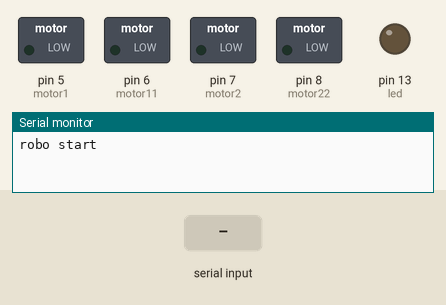
Simulated run of this sketch. Board: Arduino Uno, built with avr-gcc and run on an emulated ATmega328P. Parts: switched loads named in the sketch (green lamp = pin HIGH), output pins drawn as LEDs (lit = HIGH), the last lines printed to the serial monitor. Inputs (shaded band) come from the test bench.

Above: at 2.2 s.
2.3 s: "8" received over Serial
At 2.7 s:
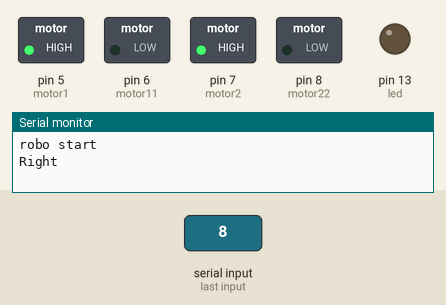
3.8 s: "4" received over Serial
At 5.4 s:
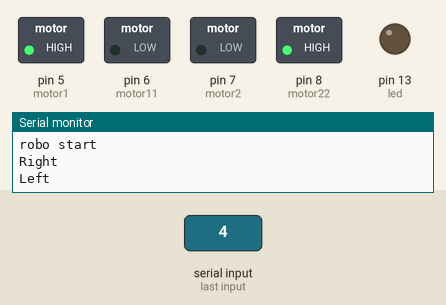
5.8 s: "h" received over Serial
At 6.9 s:
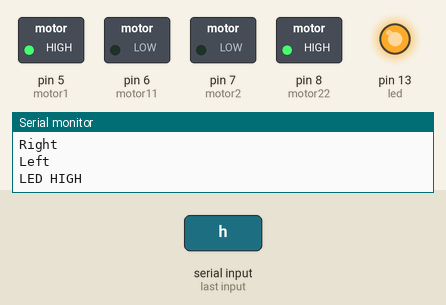
7.8 s: "5" received over Serial
At 9.0 s:
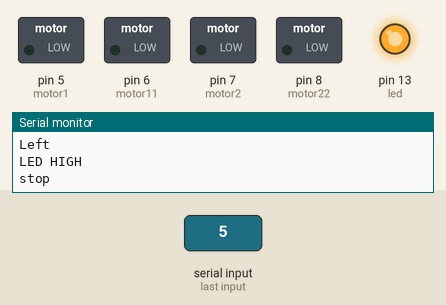
9.3 s: "2" received over Serial
At 10.8 s:
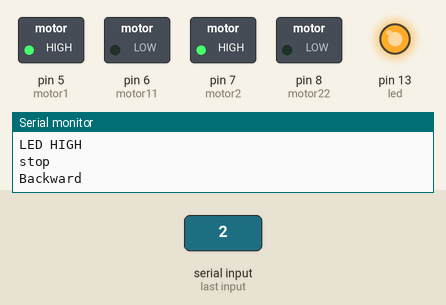
11.3 s: "6" received over Serial
At 12.3 s:
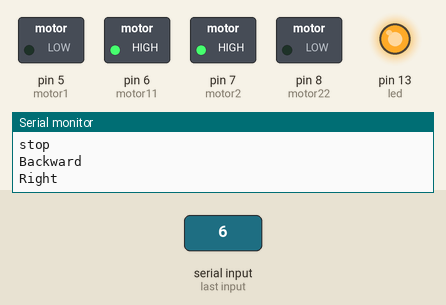
Timing chart, 0 to 14.3 s (numbered marks = the images above; inputs shaded):
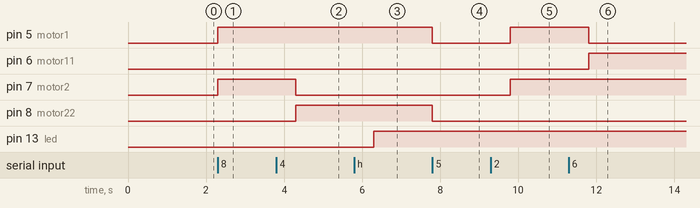

Measured:
- after the input at 2.3 s, pin 5 (motor1), pin 7 (motor2): LOW → HIGH at once
- after the input at 3.8 s, pin 7 (motor2): HIGH → LOW after 0.50 s; pin 8 (motor22): LOW → HIGH after 0.50 s
- after the input at 5.8 s, pin 13 (led): LOW → HIGH after 0.50 s
- after the input at 7.8 s, pin 5 (motor1), pin 8 (motor22): HIGH → LOW at once
- after the input at 9.3 s, pin 5 (motor1), pin 7 (motor2): LOW → HIGH after 0.50 s
- after the input at 11.3 s, pin 5 (motor1): HIGH → LOW after 0.50 s; pin 6 (motor11): LOW → HIGH after 0.50 s

The sketch:

serial.ino
```cpp
int motor1=5;
int motor11=6;
int motor2=7;
int motor22=8;
int led =13;
//int led2=10;
char a;


void setup()
{

  Serial.begin(9600);
  pinMode(motor1,OUTPUT);
  pinMode(motor11,OUTPUT);
  pinMode(motor2,OUTPUT);
  pinMode(motor22,OUTPUT);
  pinMode(led,OUTPUT);
  //pinMode(led2,OUTPUT);

  Serial.println("robo start");
  delay(1000);

}
void loop()
{
if (Serial.available() > 0)
{

}
a=Serial.read();
if(a=='8')
{
   Serial.println("Right");
  digitalWrite(motor1,HIGH);
  digitalWrite(motor11,LOW);
  digitalWrite(motor2,HIGH);
  digitalWrite(motor22,LOW);
  delay(2000);
}
else if(a=='4')
{
Serial.println("Left");
  digitalWrite(motor1,HIGH);
  digitalWrite(motor11,LOW);
  digitalWrite(motor2,LOW);
  digitalWrite(motor22,HIGH);
  delay(2000);
}
else if(a=='5')
{
   Serial.println("stop");
  digitalWrite(motor1,LOW);
  digitalWrite(motor11,LOW);
  digitalWrite(motor2,LOW);
  digitalWrite(motor22,LOW);
  delay(2000);
}
else if(a=='6')
{
  Serial.println("Right");
  digitalWrite(motor1,LOW);
  digitalWrite(motor11,HIGH);
  digitalWrite(motor2,HIGH);
  digitalWrite(motor22,LOW);
  delay(2000);
}

else if(a=='2')
{
   Serial.println("Backward");
  digitalWrite(motor1,HIGH);
  digitalWrite(motor11,LOW);
  digitalWrite(motor2,HIGH);
  digitalWrite(motor22,LOW);
  delay(2000);
}

else if(a=='h')
{
   Serial.println("LED HIGH");
   digitalWrite(led,HIGH);

}


else if(a=='l')
{
   Serial.println("LED LOW");
   digitalWrite(led,LOW);

}
}
```
